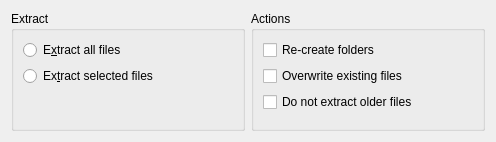
<?xml version="1.0" encoding="UTF-8"?>
<ui version="4.0">
 <class>ExtractArchiveExtraWidget</class>
 <widget class="QWidget" name="ExtractArchiveExtraWidget">
  <property name="geometry">
   <rect>
    <x>0</x>
    <y>0</y>
    <width>496</width>
    <height>142</height>
   </rect>
  </property>
  <property name="sizePolicy">
   <sizepolicy hsizetype="Preferred" vsizetype="Minimum">
    <horstretch>0</horstretch>
    <verstretch>0</verstretch>
   </sizepolicy>
  </property>
  <layout class="QHBoxLayout" name="horizontalLayout" stretch="0,0">
   <item>
    <widget class="QGroupBox" name="groupBox">
     <property name="title">
      <string>Extract</string>
     </property>
     <layout class="QVBoxLayout" name="verticalLayout" stretch="0,0,1">
      <item>
       <widget class="QRadioButton" name="extractAll">
        <property name="text">
         <string>E&amp;xtract all files</string>
        </property>
       </widget>
      </item>
      <item>
       <widget class="QRadioButton" name="extractSelected">
        <property name="text">
         <string>Ex&amp;tract selected files</string>
        </property>
       </widget>
      </item>
      <item>
       <spacer name="verticalSpacer">
        <property name="orientation">
         <enum>Qt::Vertical</enum>
        </property>
        <property name="sizeHint" stdset="0">
         <size>
          <width>20</width>
          <height>0</height>
         </size>
        </property>
       </spacer>
      </item>
     </layout>
    </widget>
   </item>
   <item>
    <widget class="QGroupBox" name="groupBox_2">
     <property name="title">
      <string>Actions</string>
     </property>
     <layout class="QVBoxLayout" name="verticalLayout_2" stretch="0,0,0,1">
      <item>
       <widget class="QCheckBox" name="reCreateFolders">
        <property name="text">
         <string>Re-create folders</string>
        </property>
       </widget>
      </item>
      <item>
       <widget class="QCheckBox" name="overwriteExisting">
        <property name="text">
         <string>Overwrite existing files</string>
        </property>
       </widget>
      </item>
      <item>
       <widget class="QCheckBox" name="skipOlder">
        <property name="text">
         <string>Do not extract older files</string>
        </property>
       </widget>
      </item>
      <item>
       <spacer name="verticalSpacer_2">
        <property name="orientation">
         <enum>Qt::Vertical</enum>
        </property>
        <property name="sizeHint" stdset="0">
         <size>
          <width>20</width>
          <height>0</height>
         </size>
        </property>
       </spacer>
      </item>
     </layout>
    </widget>
   </item>
  </layout>
 </widget>
 <resources/>
 <connections/>
</ui>
